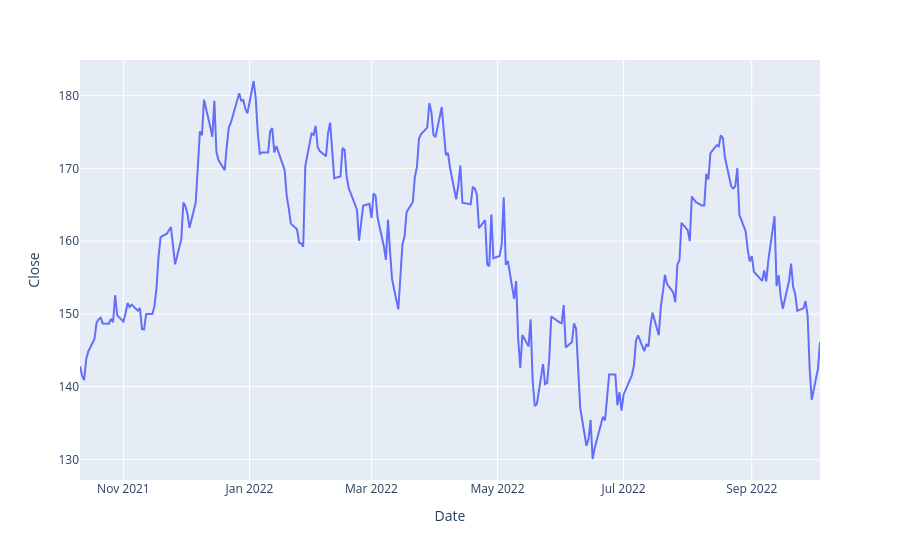

This figure's notebook cell:
### Code cell
import plotly.express as px
figure = px.line(data, x = data.index, y = "Close")
figure.show()

### Figure 1 — Plotly figure (JSON) as saved in the notebook; plotly's stock layout.template omitted (floating-point values rounded to 4 significant figures; data arrays with more than 128 entries replaced by an {"elided": "..."} marker saying what was removed)
{"data": [{"hovertemplate": "Date=%{x}<br>Close=%{y}<extra></extra>", "legendgroup": "", "line": {"color": "#636efa", "dash": "solid"}, "marker": {"symbol": "circle"}, "mode": "lines", "name": "", "orientation": "v", "showlegend": false, "type": "scatter", "x": {"elided": "248 str values"}, "xaxis": "x", "y": {"elided": "248 float values"}, "yaxis": "y"}], "layout": {"legend": {"tracegroupgap": 0}, "margin": {"t": 60}, "xaxis": {"anchor": "y", "domain": [0, 1], "title": {"text": "Date"}}, "yaxis": {"anchor": "x", "domain": [0, 1], "title": {"text": "Close"}}}}
